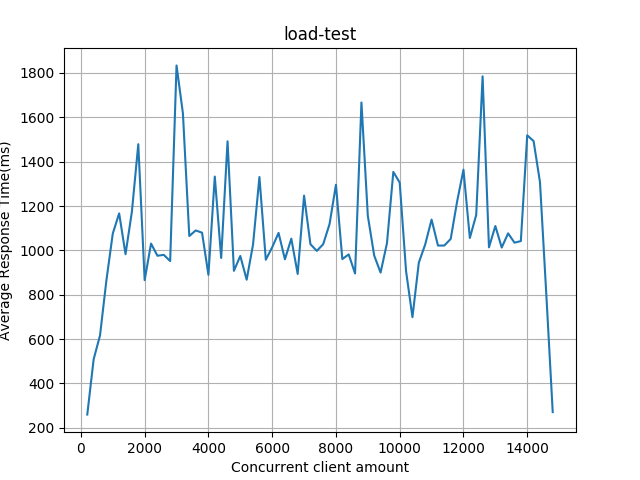

Here is the Python script that generated this plot:
# !/usr/bin/python3.6
# -*- coding: UTF-8 -*-
# author: pleiadesian
# 基础包： locust趋势图生成包
import pandas as pd
from datetime import datetime
import matplotlib.pyplot as plt
import numpy as np
import os
from matplotlib import dates

clientNum = 1

hex_colors = [
    '#FF7500',
    '#F00056',
    '#0EB83A',
    '#00BC12',
    '#1BD1A5',
    '#0C8918',
    '#0AA344',
    '#2ADD9C',
    '#3DE1AD',
    '#424C50',
    '#DB5A6B',
    '#FF4E20',
    '#3EEDE7',
    '#4B5CC4',
    '#70F3FF',
    '#2E4E7E',
    '#3B2E7E',
    '#425066',
    '#8D4BBB',
    '#815476',
    '#808080',
    '#161823',
    '#50616D',
    '#725E82',
    '#A78E44',
    '#8C4356',
    '#F47983',
    '#B36D61',
    '#C93756',
    '#FF2121',
    '#C83C23',
    '#9D2933',
    '#FFF143',
    '#FF0097',
    '#A98175',
    '#C32136',
    '#6E511E',
    '#F20C00',
    '#F9906F',
    '#FF8936',
    '#DC3023',
    '#EAFF56',
    '#FFA400',
    '#60281E',
    '#44CEF6',
    '#F0C239',
    '#A88462',
    '#B35C44',
    '#B25D25',
    '#C89B40',
    '#D9B611',
    '#827100',
    '#C3272B',
    '#7C4B00',
    '#BDDD22',
    '#789262',
    '#FF8C31',
    '#C91F37',
    '#00E500',
    '#177CB0',
    '#065279',
]


def read_last_line(filename, csvdata):
    global clientNum
    with open(filename) as csvfile:
        lines = csvfile.readlines()
        targeline = lines[-1]
        xname = filename.split('_')[0].split('/')[-1][4:]
        outputline = "{},".format(xname) + targeline + "\n"
        csvdata.append(outputline)
        clientNum = clientNum + 1


class DataAnalyse:
    def __init__(self, dirname):
        self.dirname = dirname
        self.xfmt = dates.DateFormatter('%m/%d %H:%M')
        self._init_graph()  # 初始化趋势图大小
        self._set_graph()  # 初始化趋势图样式
        self.csvdata = []
        global clientNum
        clientNum = 1
        for root, dirs, files in os.walk(dirname):
            for file in files:
                if os.path.join(root, file).split('/')[-1][-12:] == "requests.csv":
                    read_last_line(os.path.join(root, file), self.csvdata)
        self.csvdata.sort(key=lambda innerdata: innerdata[0])
        open("./output.csv", "w").writelines(self.csvdata)

        headers = ['client', 'Method', 'Name', '# requests', '# failures', 'Median response time', 'Average response time',
                   'Min response time', 'Max response time', 'Average Content Size', 'Requests/s']  # 命名字段标题
        self.data = pd.read_csv("./output.csv", sep=',', names=headers)  # 从文件获取内容为DATAFRAME格式
        for col in headers[-8:1]:  # 转换response_time和size为int型
            self.data[col] = self.data[col].apply(lambda x: int(x))
        for col in headers[1:2]:  # 取消掉所有非int型的空格
            self.data[col] = self.data[col].apply(lambda x: x.strip())
        self.xdata = self.data['client']
        self.ydata = self.data['Average response time']
        # self.sorted_data = self.data.sort_values(by=['client'], ascending=[True])  # 对数据按照time和name进行降序排列
        # self.grouped_data = self.sorted_data.groupby('client')  # 对降序排列的数据，按名称分组
        # self.requests_counts = np.array([[key, len(group)] for key, group in self.grouped_data])  # 构建请求名和请求次数数组
        # print(self.sorted_data)
        # print(self.grouped_data)
        # print(self.requests_counts)

    def _init_graph(self):  # 设定趋势图大小 ***
        left, width = 0.1, 0.8
        bottom, height = 0.1, 0.8
        self.trend_scatter = [left, bottom, width, height]

    def _set_graph(self):  # 生成基本趋势图样式
        plt.clf()  # 清除figure中所有axes

        # Data for plotting
        # t = np.arange(0.0, 2.0, 0.01)
        # s = 1 + np.sin(2 * np.pi * t)
        #
        # fig, ax = plt.subplots()
        # ax.plot(t, s)
        #
        # ax.set(xlabel='time (s)', ylabel='voltage (mV)',
        #        title='About as simple as it gets, folks')
        # ax.grid()
        #
        # fig.savefig("test.png")
        # plt.show()

        self.ax_plot = plt.axes(self.trend_scatter)  # 套用axes大小
        self.ax_plot.grid(True)  # 打开网格
        self.ax_plot.set_ylabel('Average Response Time(ms)')  # 纵坐标标题
        self.ax_plot.set_xlabel('Concurrent client amount')  # 横坐标标题
        # self.ax_plot.figure.set_size_inches(15, 8)  # 画板大小
        # self.ax_plot.xaxis.set_yscale('linear')
        # self.ax_plot.xaxis.set_major_locator(dates.MinuteLocator(interval=5))  # 设定横坐标日期格式为5min间隔
        # self.ax_plot.xaxis.set_major_formatter(self.xfmt)  # 设定横坐标格式

    def generate_trend(self):  # 生成趋势图
        # start_index = 0
        # legend_list = []
        # 需要重写逻辑，调整图片大小
        # for index, request in enumerate(self.requests_counts):  # 为数组添加index标签
        #     name, count = request[0], int(request[1])  # 获取请求名和请求次数
        #     # print("name{}".format(name))
        #     # print("count{}".format(count))
        #     end_index = start_index + count
        #     x = self.grouped_data.get_group(name)['client'][start_index: end_index]  # 设置x轴数据
        #     y = self.grouped_data.get_group(name)['Average response time'][start_index:end_index]  # 设置y轴数据
        #     # print("{}  ---   {}".format(start_index, end_index))
        #     print(self.grouped_data.get_group(name)['client'])
        #     print(self.grouped_data.get_group(name)['Average response time'])
        #     # print(x)
        #     # print(y)
        #     self.ax_plot.plot(x, y)  # , '-', color=hex_colors[index + 1])  #, '-', color=hex_colors[index + 1]) 画图
        # legend_list.append(name)
        # plt.legend(legend_list)  # 打印legendcan not

        plt.plot(self.xdata, self.ydata)
        plt.title("load-test")
        plt.savefig(fname='.'.join(['./evaluation', 'png']))  # 保存趋势图
        # plt.show()  # 打印趋势图


if __name__ == '__main__':
    data = DataAnalyse('/home/wzl/sjtu/22/se/bamdb/SE231/code/loadtest/test.traces/')
    # print(data.sorted_data.info())
    data.generate_trend()
